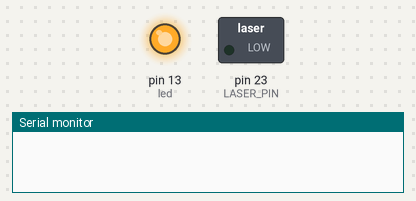
Bench run of a sketch on a simulated Arduino Mega 2560, built with avr-gcc and run on an emulated ATmega2560. On the bench: switched loads named in the sketch (green lamp = pin HIGH), output pins drawn as LEDs (lit = HIGH), the last lines printed to the serial monitor.

Above: at 0.1 s.
At 2.1 s:
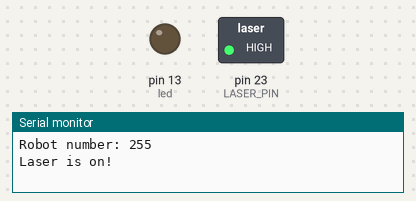
Timing chart, 0 to 3.6 s (numbered marks = the images above):
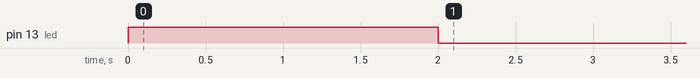

The sketch:

Laser_On_Test.ino
```cpp
//#include <TimerOne.h>
#include <EEPROM.h>

/*************************************
   Docking related
 *************************************/
#define LASER_DETECTION_PIN  A8
#define LASER_PIN            23


#define EEPROM_ADDRESS 0
uint8_t robotNumber = 0;

const uint8_t led = 13;  // the pin with a LED
bool ledState = LOW;

#define AVR_INTERVAL 10000


void setup()
{
  pinMode(led, OUTPUT);
  digitalWrite(led, HIGH);

  pinMode(LASER_PIN, OUTPUT);
  digitalWrite(LASER_PIN, LOW);

  //heartbeatTimer.begin(checkForHeartbeat, (ZUMO_HEARTBEAT_INTERVAL_MS + HEARTBEAT_EXTRA_TIME_MS)*1000); //Time in micro (not milli) seconds
  Serial.begin(9600);
  delay(2000);


  EEPROM.get(EEPROM_ADDRESS, robotNumber);
  Serial.print(F("Robot number: ")); Serial.println(robotNumber);


  digitalWrite(LASER_PIN, HIGH);
  Serial.println("Laser is on!");

  digitalWrite(led, LOW);
}
void loop()
{

}
```
